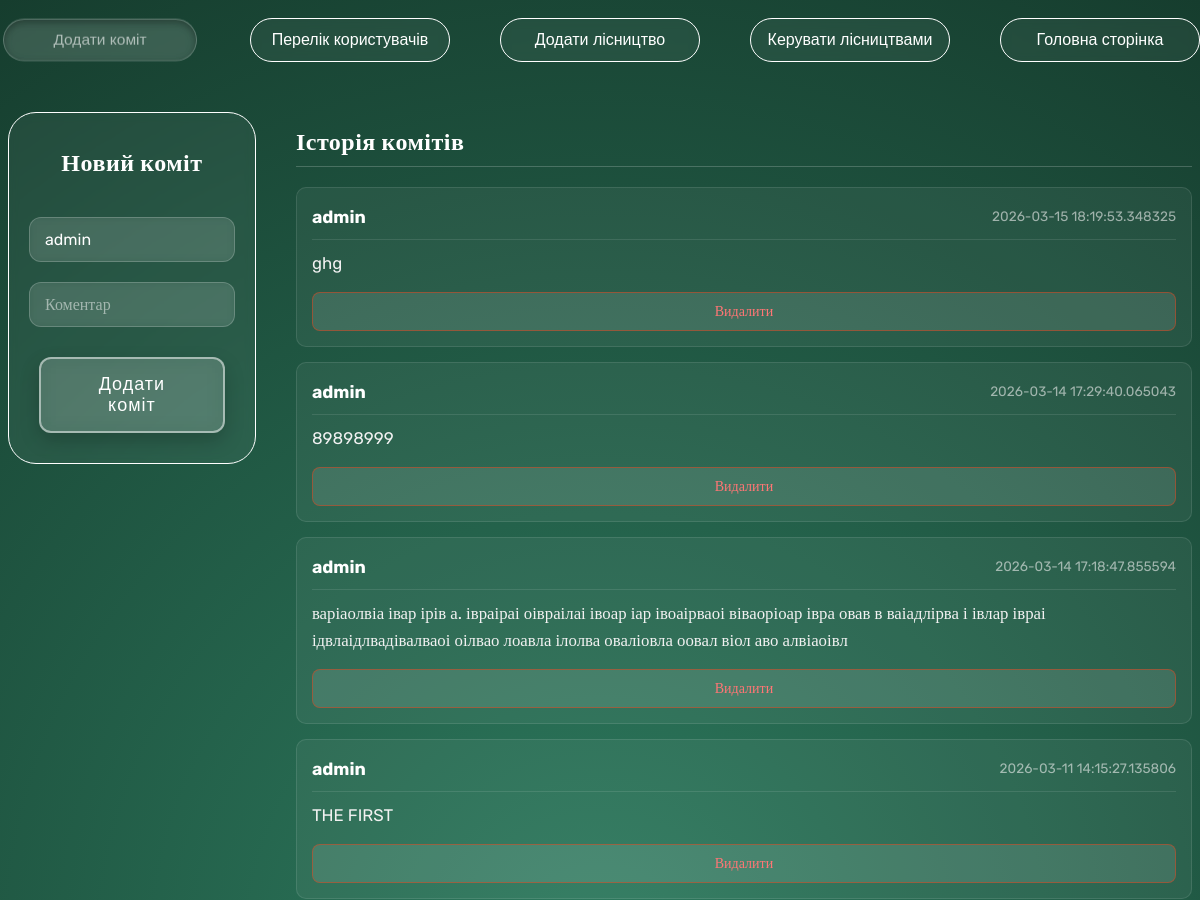
Page /comits (signed in, upper part) on the earlier database version.
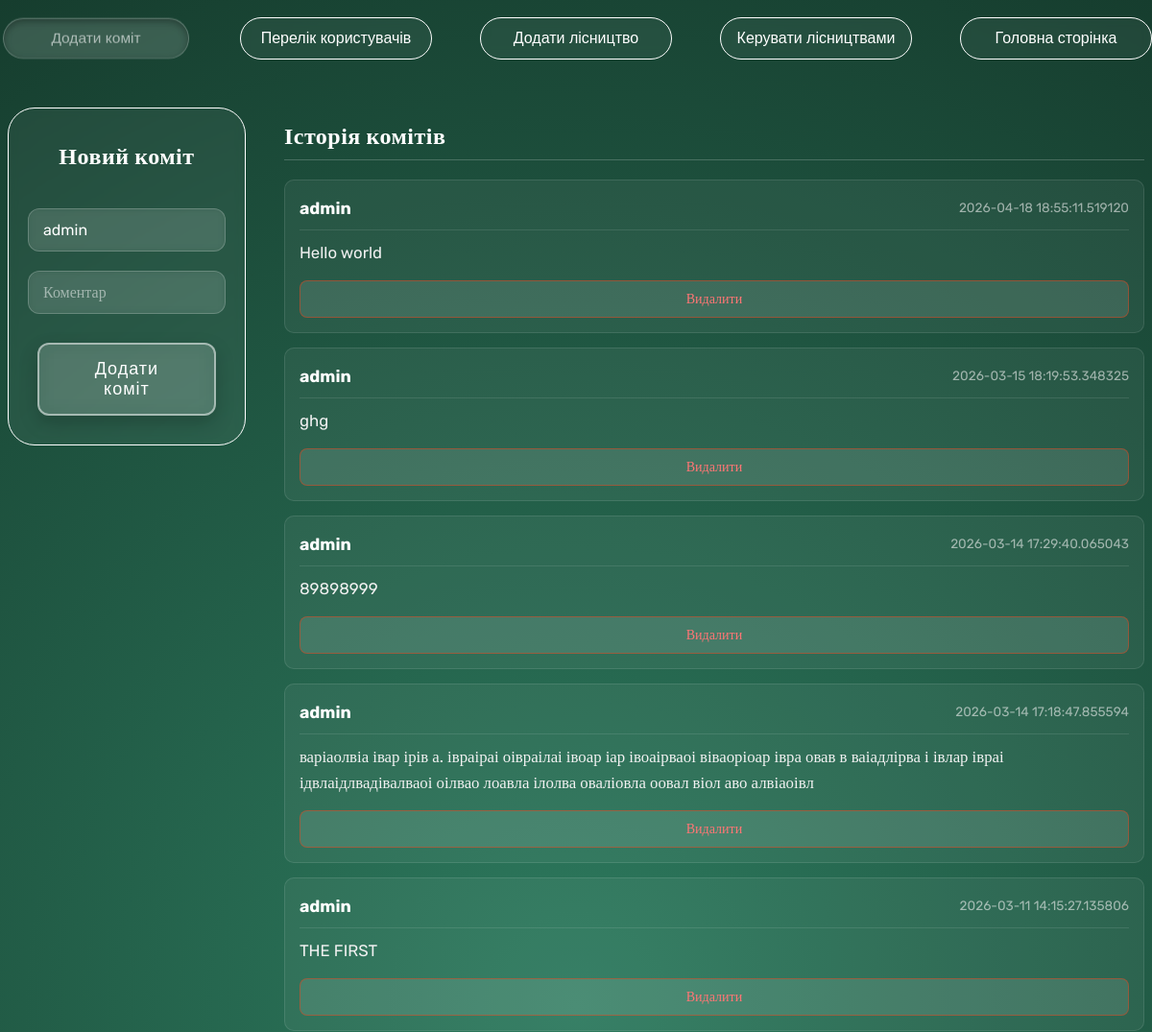
Same page on the later database version.
### DB.py (models this page shows)
class Comits(db.Model):
    id = db.Column(db.Integer, primary_key=True)
    username = db.Column(db.String(150), nullable=False)
    comment = db.Column(db.Text, nullable=False)
    date = db.Column(db.DateTime, nullable=False)

### app.py (the view, shortened to what this page needs)
@app.route('/comits', methods=['GET', 'POST'])
@login_required
@admin_required
def comits():
    all_comits = Comits.query.all()
    return render_template('comits.html', comits=all_comits)

### app.py (called while the page is built)
@login_manager.user_loader
def load_user(user_id):
    return User.query.get(int(user_id))

### templates/comits.html (shortened to what this page needs)
<!DOCTYPE html>
<html lang="en">
<head>
    <link rel="stylesheet" href="{{ url_for('static', filename='styles/admin-style.css') }}">
    <link rel="stylesheet" href="{{ url_for('static', filename='styles/btn-style.css') }}">
</head>
<body style="background: radial-gradient(circle at center, #2d7a5e 0%, #163d2e 100%);">
    <header>
        <a style="text-decoration: none;" href="{{ url_for('comits')}}"><button class="glass-button-white active">Додати коміт</button></a>
        <a style="text-decoration: none;" href="{{ url_for('all_users') }}"><button class="glass-button-white">Перелік користувачів</button></a>
        <a style="text-decoration: none;" href="{{ url_for('admin') }}"><button class="glass-button-white">Додати лісництво</button></a>
        <a style="text-decoration: none;" href="{{ url_for('change') }}"><button class="glass-button-white">Керувати лісництвами</button></a>
        <a style="text-decoration: none;" href="{{ url_for('main') }}"><button class="glass-button-white">Головна сторінка</button></a>
    </header>
    <div style="display: flex; justify-content: center; width: 100%; gap: 40px; padding: 0px;">
        <div class="input-box" style="height: 300px; padding-bottom: 30px; margin-top: 50px; position: sticky; top: 100px; min-width: 150px; width: 300px;">
            <h1 style="color: white; text-align: center; margin-bottom: 10px;">Новий коміт</h1>
            <form action="/comits" method="POST" style="display: flex; flex-direction: column; align-items: center; gap: 20px; margin-top: 20px;">
                <input type="text" name="username" class="input-box" placeholder="Username" value="{{ current_user.username }}" readonly>
                <input type="text" name="comment" class="input-box" placeholder="Коментар" required>
                <button type="submit" class="submit-btn" style="width: 90%; margin-top: 10px;">Додати коміт</button>
            </form>
        </div>
        <main style="margin-top: 50px; flex-grow: 1; max-width: 900px;">
            <h1 style="color: white; border-bottom: 1px solid rgba(255,255,255,0.2); padding-bottom: 10px; margin-bottom: 20px;">Історія комітів</h1>
            <div style="display: flex; flex-direction: column; gap: 15px;">
                {% for commit in comits|reverse %}
                <div class="text-light" style="background: rgba(255, 255, 255, 0.05); border: 1px solid rgba(255, 255, 255, 0.1); border-radius: 10px; padding: 15px;">
                    <div style="border-bottom: 1px solid rgba(255, 255, 255, 0.1); padding-bottom: 8px; margin-bottom: 10px; display: flex; justify-content: space-between; align-items: center;">
                        <strong>{{ commit.username }}</strong>
                        <span style="opacity: 0.6; font-size: 0.85em;">{{ commit.date }}</span>
                    </div>
                    <p style="margin: 0 0 15px 0; font-size: 1.05em; word-wrap: break-word;">{{ commit.comment }}</p>
                    <form action="/delete_commit/{{ commit.id }}" method="POST" style="margin: 0; text-align: right;">
                        <button type="submit" onclick="return confirm('Ви впевнені, що хочете видалити цей коміт?')" class="action-btn delete-btn">
                            Видалити
                        </button>
                    </form>
                </div>
                {% endfor %}
            </div>
        </main>
    </div>
</body>
</html>

Differences in the rows shown:
added Comits: username "admin", date "2026-04-18 18:55:11.519120", comment "Hello world"
